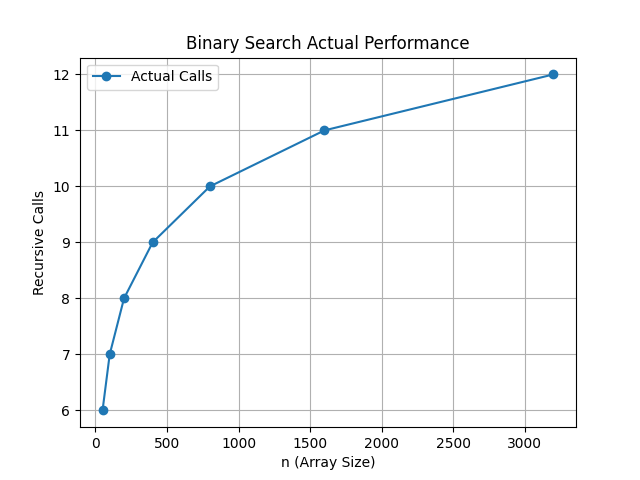

Recreate this plot in Python.
import matplotlib.pyplot as plt

call_count = 0

def binary_search(arr, key, s, e):
    global call_count
    call_count += 1

    if s > e:
        return -1

    m = (s + e) // 2
    if arr[m] == key:
        return m
    elif arr[m] > key:
        return binary_search(arr, key, s, m - 1)
    else:
        return binary_search(arr, key, m + 1, e)

n_values = [50, 100, 200, 400, 800, 1600, 3200]

actual = []

for n in n_values:
    arr = list(range(n))
    call_count = 0
    binary_search(arr, -1, 0, n - 1)  # worst case
    actual.append(call_count)

plt.plot(n_values, actual, 'o-', label="Actual Calls")

plt.xlabel("n (Array Size)")
plt.ylabel("Recursive Calls")
plt.title("Binary Search Actual Performance")
plt.legend()
plt.grid(True)
plt.savefig("binary_search_graph.png")
plt.show()
